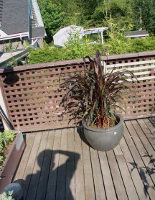
#> input picture 0_Shadow-Free_Chromaticity_python/input/1.jpg, 155 x 200 px; its folder holds only this picture in this run
$ python physics_all.py   (older library calls are emulated)
#> lines starting #> are read from the running program, lines starting #| are printed output that depends on the picture
import cv2
import numpy as np
import math
import matplotlib.image as mpimg
import matplotlib.pyplot as plt
import os
import scipy.stats
import glob

def normfit(data, confidence=0.9):
        a = 1.0 * np.array(data)
        n = len(a)
        m, se = np.mean(a), scipy.stats.sem(a)
        h = se * scipy.stats.t.ppf((1 + confidence) / 2., n - 1)
        var = np.var(data, ddof=1)
        varCI_upper = var * (n - 1) / (scipy.stats.chi2.ppf((1-confidence) / 2, n - 1))
        varCI_lower = var * (n - 1) / (scipy.stats.chi2.ppf(1-(1-confidence) / 2, n - 1))
        sigma = np.sqrt(var)
        sigmaCI_lower = np.sqrt(varCI_lower)
        sigmaCI_upper = np.sqrt(varCI_upper)
        return m, sigma, [m - h, m + h], [sigmaCI_lower, sigmaCI_upper]

inputroot = './input/'
save_sfch = inputroot.replace('input','sfchroma')
if not os.path.exists(save_sfch):
    os.makedirs(save_sfch)
save_all = inputroot.replace('input','input_output')
if not os.path.exists(save_all):
    os.makedirs(save_all)

for path in glob.glob(inputroot+'/*'):
    name = path.split('/')[-1].split('.')[0]
    print('img_name',name)

    img=cv2.imread(path)
#> img is the input picture: shape (200, 155, 3); mean B, G, R 100.6, 118.8, 125.6
    img=np.float64(img)
    blue,green,red=cv2.split(img)
    blue[blue==0]=1
#> blue: shape (200, 155) float64; min 1, max 255, mean 100.6
    green[green==0]=1
#> green: shape (200, 155) float64; min 1, max 250, mean 118.8
    red[red==0]=1
#> red: shape (200, 155) float64; min 1, max 255, mean 125.6

    div=np.multiply(np.multiply(blue,green),red)**(1.0/3)
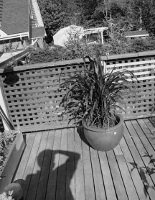
#> div: shape (200, 155) float64; min 2.08, max 248.3, mean 113.6
    a=np.log1p((blue/div)-1)
    b=np.log1p((green/div)-1)
    c=np.log1p((red/div)-1)

    a1 = np.atleast_3d(a)
    b1 = np.atleast_3d(b)
    c1 = np.atleast_3d(c)
    rho= np.concatenate((c1,b1,a1),axis=2)                                                #log chromaticity on a plane, r, g, b
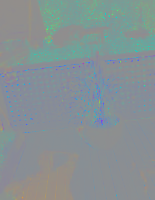
#> rho: shape (200, 155, 3) float64; mean of channels 0, 1, 2 0.108, 0.0591, -0.167; drawn with min black and max white

    U=[[1/math.sqrt(2),-1/math.sqrt(2),0],[1/math.sqrt(6),1/math.sqrt(6),-2/math.sqrt(6)]]
    U=np.array(U)                                                                         #eigens

    chi=np.dot(rho,U.T)                                                                   #2D points on a plane orthogonal to [1,1,1]

    e_t=np.zeros((2,181))
    for j in range(181):
        e_t[0][j]=math.cos(j*math.pi/180.0)
        e_t[1][j]=math.sin(j*math.pi/180.0)

    Y=np.dot(chi,e_t)
    nel=img.shape[0]*img.shape[1]
#> nel = 31000

    entropy=[]
    bw=np.zeros((1,181))
    for i in range(181):
        muhat, sigma, muci, sigmaci = normfit(Y[:,:,i])                                  #we take only 90% of the median data, noise, projected data
        temp=[]
        comp1=muhat-sigmaci[0]
        comp2=muhat+sigmaci[1]
        for j in range(Y.shape[0]):
            for k in range(Y.shape[1]):
                if Y[j][k][i]>comp1 and Y[j][k][i]<comp2:
                    temp.append(Y[j][k][i])
        #histogram counting
        bw[0][i]=(3.5*np.std(temp))*((nel)**(-1.0/3))
        nbins=np.int(math.ceil((max(temp)-min(temp))/bw[0][i]))
        (hist,waste)=np.histogram(temp,bins=nbins,density=True)

        hist=filter(lambda var1: var1 != 0, hist)
        hist1=np.array([float(var) for var in hist])
        hist1=hist1/sum(hist1)
        entropy.append(-1*sum(np.multiply(hist1,np.log2(hist1))))
#> this loop made 181 passes
#> (m in normfit, var in normfit, varCI_upper in normfit, varCI_lower in normfit, sigma, sigmaCI_lower in normfit, sigmaCI_upper in normfit, muhat) on passes 1 to 3: (0.0342, 0.0253, 0.0301, 0.0216, 0.159, 0.147, 0.173, 0.0342), (0.0378, 0.0254, 0.0302, 0.0217, 0.159, 0.147, 0.174, 0.0378), (0.0413, 0.0255, 0.0303, 0.0218, 0.16, 0.148, 0.174, 0.0413)
#> pass 1, in normfit, `a = 1.0 * np.array(data)`:
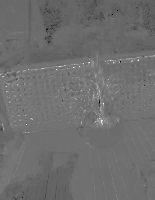
#> a: shape (200, 155) float64; min -1.7, max 2.3, mean 0.0342; drawn with min black and max white

    angle=entropy.index(min(entropy))
    #print('angle',angle)

    e=np.array([[-1*math.sin(angle*math.pi/180.0)],
                [math.cos(angle*math.pi/180.0)]])
    e_t=np.array([[math.cos(angle*math.pi/180.0)],
                  [math.sin(angle*math.pi/180.0)]])

    P_theta = np.ma.divide(np.dot(e_t, e_t.T), np.linalg.norm(e))
    chi_theta = chi.dot(P_theta)                                                        #(H, W, 2)

    #3-D log ratio
    rho_estim = chi_theta.dot(U)
    mean_estim = np.ma.exp(rho_estim)                                                   #(H, W, 3)
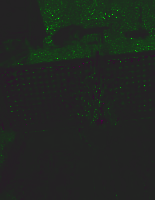
#> mean_estim: shape (200, 155, 3) float64; mean of channels 0, 1, 2 0.972, 1.09, 0.965; drawn with min black and max white
    estim = np.zeros_like(mean_estim, dtype=np.float64)
#> estim: shape (200, 155, 3) float64; every value is 0
    estim[:,:,0] = np.divide(mean_estim[:,:,0], np.sum(mean_estim, axis=2))
    estim[:,:,1] = np.divide(mean_estim[:,:,1], np.sum(mean_estim, axis=2))
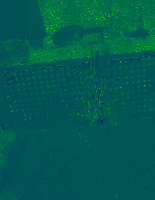
#> estim: shape (200, 155, 3) float64; mean of channels 0, 1, 2 0.322, 0.358, 0; drawn as B, G, R
    estim[:,:,2] = np.divide(mean_estim[:,:,2], np.sum(mean_estim, axis=2))
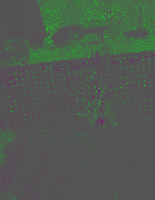
#> estim: shape (200, 155, 3) float64; mean of channels 0, 1, 2 0.322, 0.358, 0.32; drawn as B, G, R

    cv2.imwrite(save_sfch + name +'.png',255*estim)
    cv2.imwrite(save_all  + name +'.png',np.concatenate((img, 255 * estim), axis=1))
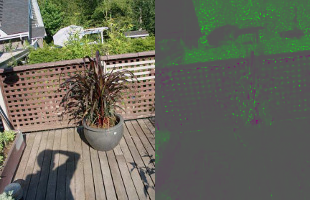
#> saved as 1.png: shape (200, 310, 3); mean B, G, R 91.4, 105.1, 103.6
